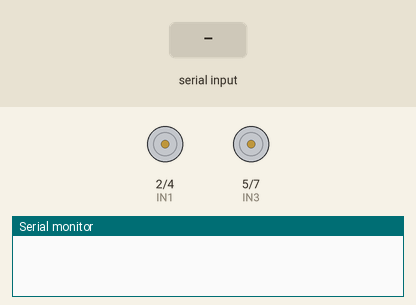
Simulated run of this sketch. Board: Arduino Uno, built with avr-gcc and run on an emulated ATmega328P. Parts: motor-driver pin pairs drawn as motors (green arrow = first pin HIGH = forward, orange = second pin HIGH = backward, longer = more drive), the last lines printed to the serial monitor. The inputs (shaded band) are chosen by the test bench.

Above: at 1.2 s.
1.3 s: "F" received over Serial
At 2.5 s:
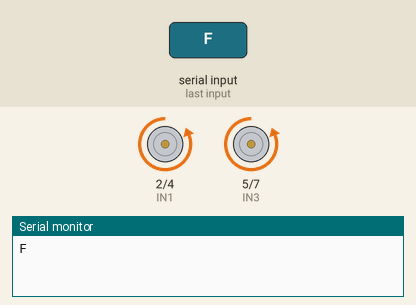
2.8 s: "B" received over Serial
At 3.9 s:
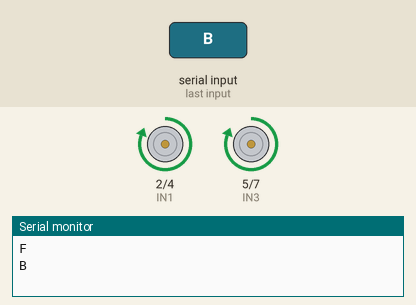
4.3 s: "R" received over Serial
At 5.0 s:
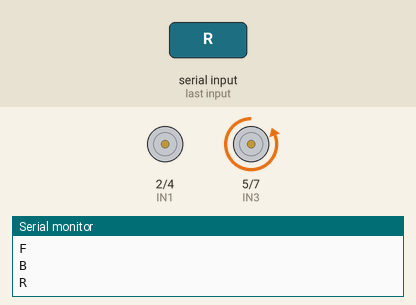
5.8 s: "L" received over Serial
At 6.2 s:
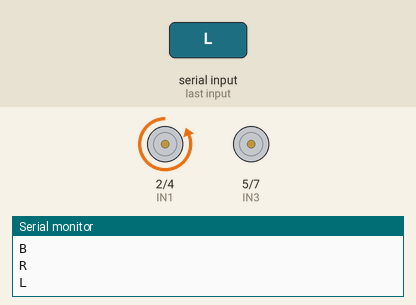
Timing chart, 0 to 8.3 s (numbered marks = the images above; inputs shaded):
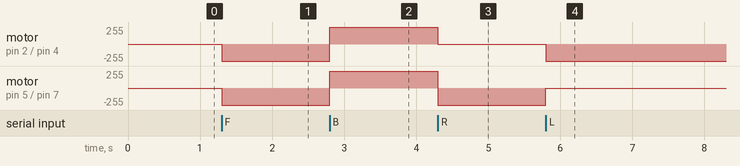

Measured:
- after the input at 1.3 s, motor on pin 2 (IN1) / pin 4 (IN2), motor on pin 5 (IN3) / pin 7 (IN4): stopped → backward 255/255 at once
- after the input at 2.8 s, motor on pin 2 (IN1) / pin 4 (IN2), motor on pin 5 (IN3) / pin 7 (IN4): backward 255/255 → forward 255/255 at once
- after the input at 4.3 s, motor on pin 2 (IN1) / pin 4 (IN2): forward 255/255 → stopped at once; motor on pin 5 (IN3) / pin 7 (IN4): forward 255/255 → backward 255/255 at once
- after the input at 5.8 s, motor on pin 2 (IN1) / pin 4 (IN2): stopped → backward 255/255 at once; motor on pin 5 (IN3) / pin 7 (IN4): backward 255/255 → stopped at once

The sketch:

RC_Car.ino
```cpp
char inp;

void setup() {
  Serial.begin(9600);
  pinMode(2, OUTPUT);  //IN1
  pinMode(4, OUTPUT);  //IN2
  pinMode(5, OUTPUT);  //IN3
  pinMode(7, OUTPUT);  //IN4
}

void loop() {
  if(Serial.available()>0)
  {
    inp = Serial.read();
    Serial.println(inp);

    if(inp == 'F')  //Forward
    {
      //Right motor
      digitalWrite(2, LOW);
      digitalWrite(4, HIGH);

      //Left motor
      digitalWrite(5, LOW);
      digitalWrite(7, HIGH);
    }
    else if(inp == 'B') //Backward
    {
      //Right motor
      digitalWrite(2, HIGH);
      digitalWrite(4, LOW);

      //Left motor
      digitalWrite(5, HIGH);
      digitalWrite(7, LOW);
    }
    else if(inp == 'R') //Right turn
    {
      //Right motor
      digitalWrite(2, LOW);
      digitalWrite(4, LOW);

      //Left motor
      digitalWrite(5, LOW);
      digitalWrite(7, HIGH);
    }
    else if(inp == 'L') //Left turn
    {
      //Right motor
      digitalWrite(2, LOW);
      digitalWrite(4, HIGH);

      //Left motor
      digitalWrite(5, LOW);
      digitalWrite(7, LOW);
    }
    if(inp == 'S')  //STOP
    {
      //Right motor
      digitalWrite(2, LOW);
      digitalWrite(4, LOW);

      //Left motor
      digitalWrite(5, LOW);
      digitalWrite(7, LOW);
    }

    // delay(500);
  }

}
```
